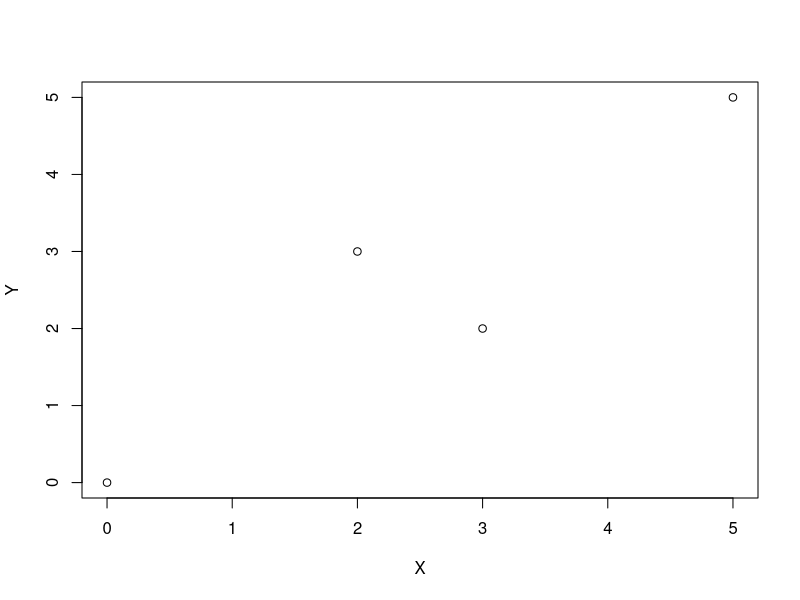
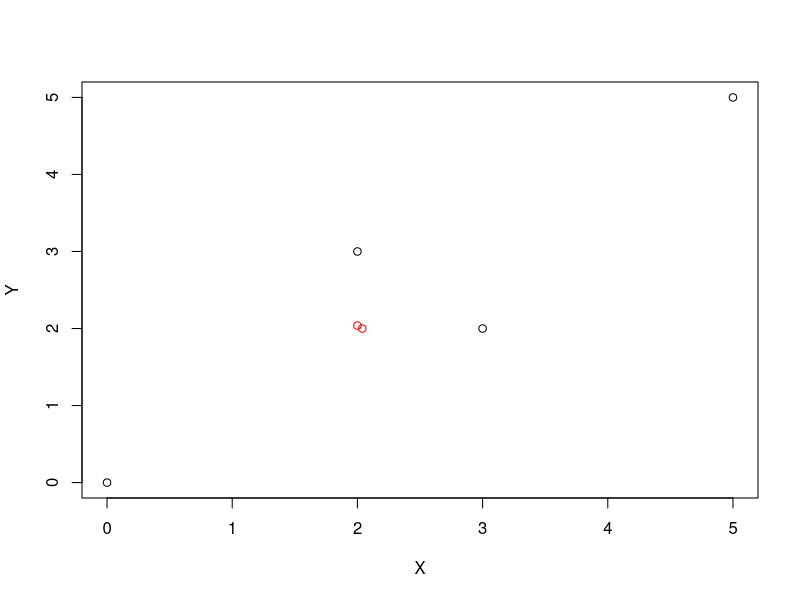
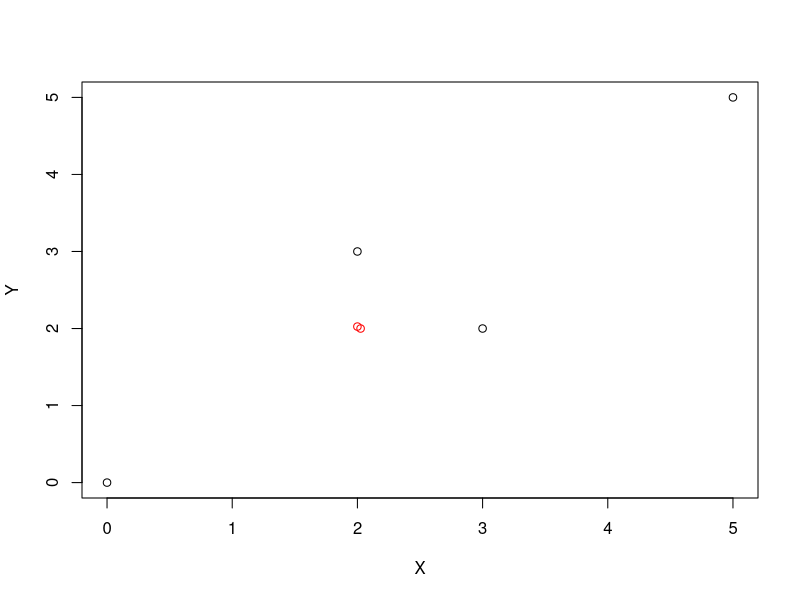

The R script that drew these images, in order:
DATA<-data.frame('X'=c(0,5,2,3,2,NA),
                 'Y'=c(0,5,3,2,NA,2))
plot(DATA)

lm.CC<-lm(Y~X,data = DATA,na.action = na.omit)
DATA.sameImputed<-data.frame('X'=c(0,5,2,3,2,3),
                             'Y'=c(0,5,3,2,3,2))
lm.sameImputed<-lm(Y~X,data = DATA.sameImputed)
lm.sameImputed$df.residual<-lm.sameImputed$df.residual-2
summary(lm.sameImputed)

# 10.3
Y_5<-predict(lm.CC,data.frame('X'=2))
X_Y.CC<-lm(X~Y,data = DATA,na.action = na.omit)
X_6<-predict(X_Y.CC,data.frame('Y'=2))
DATA.regImputed<-data.frame('X'=c(0,5,2,3,2,X_6),
                            'Y'=c(0,5,3,2,Y_5,2))
plot(DATA.regImputed,col=c(rep('black',4),rep('red',2)))
lm.regImputed<-lm(Y~X,data=DATA.regImputed)
lm.regImputed$df.residual<-lm.regImputed$df.residual-2
summary(lm.regImputed)

# 10.4

beta=beta_new=alpha=alpha_new=c(0,1)
epsilon<-1e-8
Delta<-Inf
X<-DATA$X
Y<-DATA$Y
while (Delta>=epsilon){
  X[6]<-alpha[1]+alpha[2]*Y[6]
  Y[5]<-beta[1]+beta[2]*X[5]
  beta_new<-lm(Y~X)$coef
  alpha_new<-lm(X~Y)$coef
  Delta<-max(abs(c(beta_new-beta,alpha_new-alpha)))
  beta<-beta_new; alpha<-alpha_new
}
cat('beta:', beta_new, 'alpha:',alpha_new ,
    'X[6]:', X[6], 'Y[5]:',Y[5])
plot(X,Y,col=c(rep('black',4),rep('red',2)))
